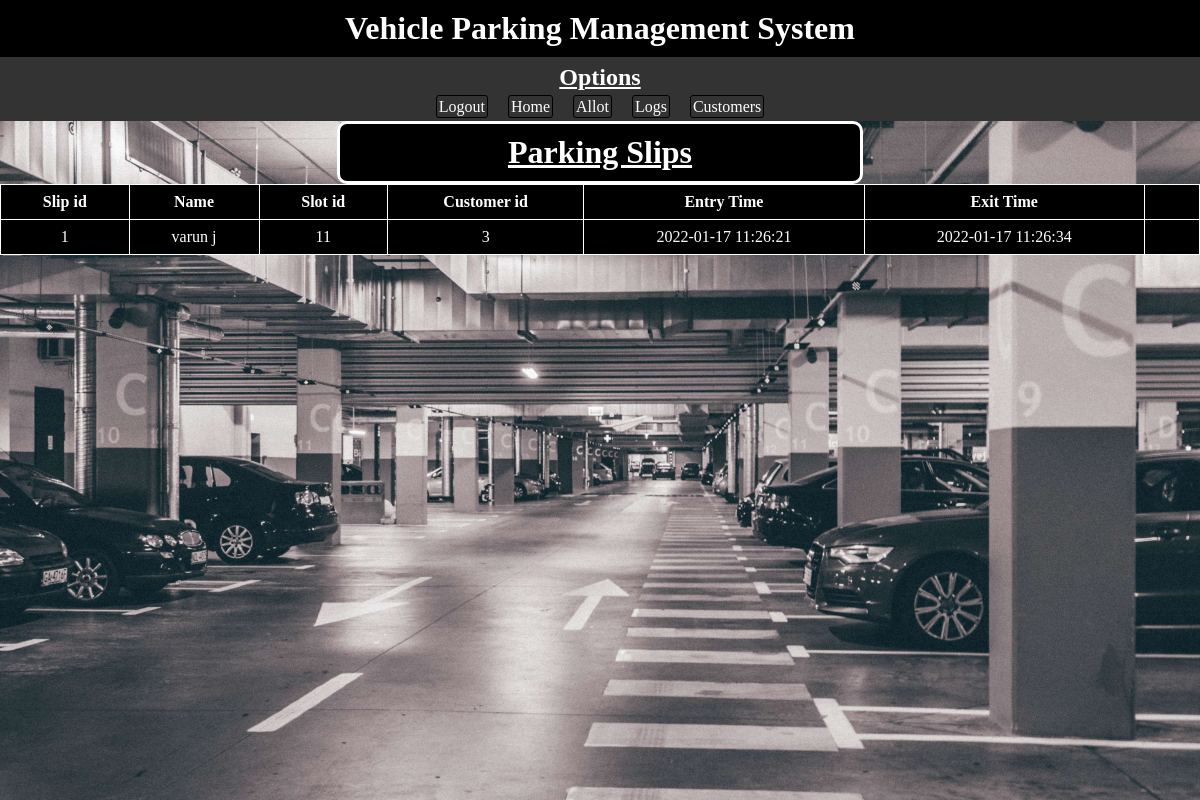
Page /logs (signed in) on the committed database.
### tables this page shows
CREATE TABLE "Parking_slip" (
	"Slip_id"	INTEGER,
	"has_paid"	TEXT NOT NULL,
	"Entry_time"	TEXT NOT NULL,
	"Exit_time"	TEXT,
	"Cid"	INTEGER NOT NULL,
	"Sid"	INTEGER NOT NULL,
	FOREIGN KEY("Sid") REFERENCES "Parking_slot"("Sid") on delete cascade,
	FOREIGN KEY("Cid") REFERENCES "Customer"("Cid") on delete cascade,
	PRIMARY KEY("Slip_id")
);

CREATE TABLE "Customer" (
	"Cid"	INTEGER,
	"Name"	TEXT NOT NULL,
	"Vehicle_no"	TEXT NOT NULL UNIQUE,
	"Vehicle_type"	TEXT NOT NULL,
	"Contact_no"	TEXT UNIQUE,
	PRIMARY KEY("Cid")
);

### app.py (the view)
@app.route("/logs", methods = ["POST","GET"])
def logs():
    if not session.get("user"):
        return redirect("/login")
    else:
        slips1 = db.execute("select Parking_slip.Cid as P_Cid, Customer.Cid as C_Cid, * from Parking_slip, Customer where P_Cid= C_Cid and Exit_time is NULL")
        slips2 = db.execute("select Parking_slip.Cid as P_Cid, Customer.Cid as C_Cid, * from Parking_slip, Customer where P_Cid= C_Cid and Exit_time is not NULL")
        return render_template("logs.html", slips1 = slips1, slips2 = slips2)

### templates/logs.html (shortened to what this page needs)
<link rel ="stylesheet" href="/static/logs.css">
{% extends "layout.html" %}
{% block body %}
<h1 class="log">Parking Slips</h1>
<div class="tableFixHead">
    <table>
        <thead>
            <tr>
                <th>Slip id</th>
                <th>Name</th>
                <th>Slot id</th>
                <th>Customer id</th>
                <th>Entry Time</th>
                <th>Exit Time</th>
                <th></th>
            </tr>
        </thead>
        <tbody>
            {% for slip in slips2 %}
            <tr>
                <td>{{  slip["Slip_id"]  }}</td>
                <td>{{  slip["Name"]  }}</td>
                <td>{{  slip["Sid"]  }}</td>
                <td>{{  slip["Cid"]  }}</td>
                <td>{{  slip["Entry_time"]  }}</td>
                <td>{{  slip["Exit_time"]  }}</td>
            </tr>
        {% endfor %}
        </tbody>
    </table>
    </div>
{% endblock %}

### static/logs.css (style rules this page uses)
table, th, td { border: 1px solid rgb(255, 255, 255); text-align: center; }
table { width: 100%; border-collapse: collapse; background-color: black; color: white; width: 1000px; margin: auto; height: 10px; }
.log { border-radius: 10px; border: 3px solid white; background-color: black; color: white; width: 500px; text-align: center; text-decoration: underline; padding: 10px; margin: auto; }
.tableFixHead { overflow: auto; height: 500px; }
.tableFixHead thead th { top: 0; z-index: 1; }
table { border-collapse: collapse; width: 100%; }
th, td { padding: 8px 16px; }

### static/layout.css (style rules this page uses)
* { margin: 0px; }

### rows in the picture
Parking_slip: Slip_id "1", Name "varun j", Sid "11", Cid "3", Entry_time "2022-01-17 11:26:21", Exit_time "2022-01-17 11:26:34"
